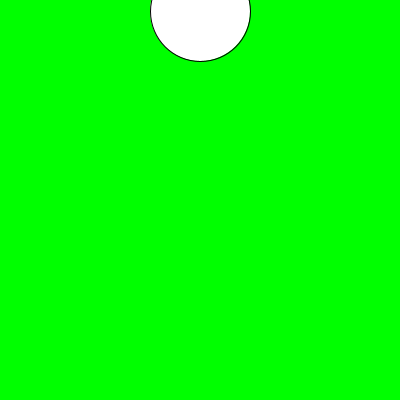
Frame 1 (no input)
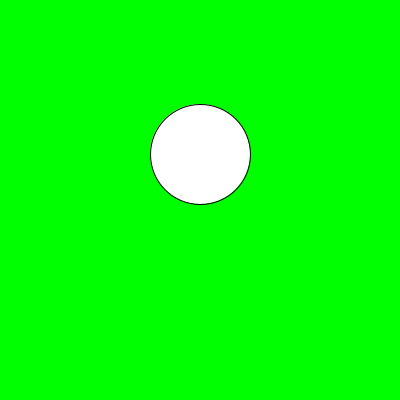
Frame 60 (the mouse pressed at the canvas centre just before this capture)
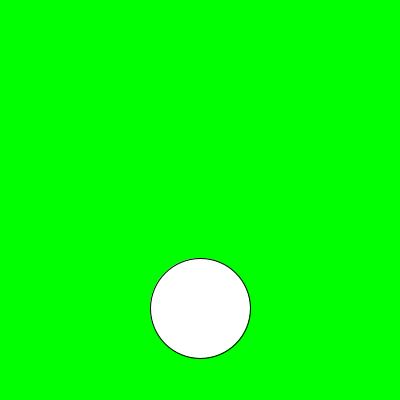
Frame 120 (the mouse held since frame 60 and released just before this capture)

The Processing sketch that drew these frames (run headless with seeded random() and noise(); from frame 60 on, the mouse is pressed at the canvas centre):

// Processing sketch: aula07_grupo01_exercicio01
// ── aula07_grupo01_exercicio01.pde
float anda = 0; String sentido = "baixo";
void setup(){ size(400,400);}
void draw(){  background(0,255,0);
  if( sentido == "baixo"){  anda = anda +11;   }
  if( sentido == "cima"){ anda = anda -11;   }
  if ( anda <= 0 ){  sentido = "baixo";   }
  if ( anda >= 400 ){  sentido = "cima";   }
  ellipse(200,anda, 100,100);
  
  /*
  if(anda <= 400){
    anda = anda+20;  
  }
    if(anda >= 0){
    anda = anda-20;  
  }*/
  /*else{     anda=anda+0.8;  }*/

}
